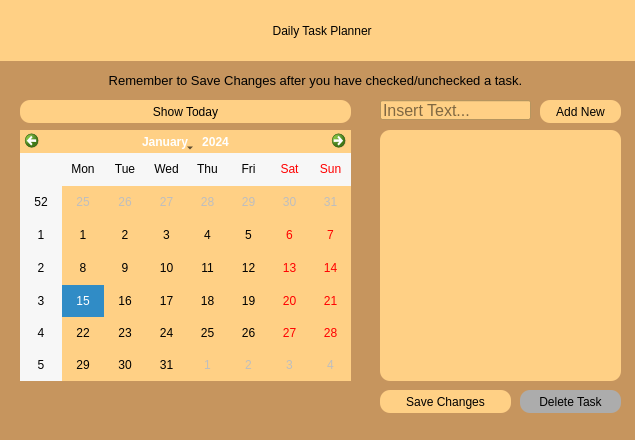
<?xml version="1.0" encoding="UTF-8"?>
<ui version="4.0">
 <class>Form</class>
 <widget class="QWidget" name="Form">
  <property name="geometry">
   <rect>
    <x>0</x>
    <y>0</y>
    <width>635</width>
    <height>440</height>
   </rect>
  </property>
  <property name="windowTitle">
   <string>Form</string>
  </property>
  <property name="styleSheet">
   <string notr="true">background-color:rgb(198, 149, 94)</string>
  </property>
  <widget class="QListWidget" name="tasksListWidget">
   <property name="geometry">
    <rect>
     <x>380</x>
     <y>130</y>
     <width>241</width>
     <height>251</height>
    </rect>
   </property>
   <property name="styleSheet">
    <string notr="true">background-color:rgb(255, 208, 133);
border-radius: 10px; 
font: 12pt;</string>
   </property>
  </widget>
  <widget class="QLabel" name="label">
   <property name="geometry">
    <rect>
     <x>0</x>
     <y>0</y>
     <width>641</width>
     <height>61</height>
    </rect>
   </property>
   <property name="styleSheet">
    <string notr="true">background: rgb(255, 208, 133);
color: black;
font: 25pt &quot;Bodoni MT&quot;;
</string>
   </property>
   <property name="text">
    <string> Daily Task Planner</string>
   </property>
   <property name="alignment">
    <set>Qt::AlignCenter</set>
   </property>
  </widget>
  <widget class="QCalendarWidget" name="calendarWidget">
   <property name="geometry">
    <rect>
     <x>20</x>
     <y>130</y>
     <width>331</width>
     <height>251</height>
    </rect>
   </property>
   <property name="styleSheet">
    <string notr="true">background-color: rgb(255, 208, 133);
font: 8pt &quot;Bodoni MT&quot;;
font-color: rgb(0, 0, 0)</string>
   </property>
  </widget>
  <widget class="QPushButton" name="addButton">
   <property name="geometry">
    <rect>
     <x>540</x>
     <y>100</y>
     <width>81</width>
     <height>23</height>
    </rect>
   </property>
   <property name="styleSheet">
    <string notr="true">background-color:rgb(255, 208, 133);
font: 8pt &quot;Open Sans&quot;;
border-radius: 10px;</string>
   </property>
   <property name="text">
    <string>Add New</string>
   </property>
  </widget>
  <widget class="QPushButton" name="saveButton">
   <property name="geometry">
    <rect>
     <x>380</x>
     <y>390</y>
     <width>131</width>
     <height>23</height>
    </rect>
   </property>
   <property name="styleSheet">
    <string notr="true">background-color: rgb(255, 208, 133);
font: 8pt &quot;Open Sans&quot;;
border-radius: 10px;</string>
   </property>
   <property name="text">
    <string>Save Changes</string>
   </property>
  </widget>
  <widget class="QLineEdit" name="taskLineEdit">
   <property name="geometry">
    <rect>
     <x>380</x>
     <y>100</y>
     <width>151</width>
     <height>20</height>
    </rect>
   </property>
   <property name="styleSheet">
    <string notr="true">font: 12pt;
background-color:rgb(255, 208, 133);</string>
   </property>
   <property name="placeholderText">
    <string>Insert Text...</string>
   </property>
  </widget>
  <widget class="QPushButton" name="deleteTaskButton">
   <property name="geometry">
    <rect>
     <x>520</x>
     <y>390</y>
     <width>101</width>
     <height>23</height>
    </rect>
   </property>
   <property name="styleSheet">
    <string notr="true">background-color: rgb(172, 172, 172);
font: 8pt &quot;Open Sans&quot;;
border-radius: 10px;</string>
   </property>
   <property name="text">
    <string>Delete Task</string>
   </property>
  </widget>
  <widget class="QPushButton" name="showTodayButton">
   <property name="geometry">
    <rect>
     <x>20</x>
     <y>100</y>
     <width>331</width>
     <height>23</height>
    </rect>
   </property>
   <property name="styleSheet">
    <string notr="true">background-color: rgb(255, 208, 133);
font: 8pt &quot;Open Sans&quot;;
border-radius: 10px;</string>
   </property>
   <property name="text">
    <string>Show Today</string>
   </property>
  </widget>
  <widget class="QLabel" name="label_2">
   <property name="geometry">
    <rect>
     <x>0</x>
     <y>70</y>
     <width>631</width>
     <height>20</height>
    </rect>
   </property>
   <property name="styleSheet">
    <string notr="true">font: 10pt;</string>
   </property>
   <property name="text">
    <string>Remember to Save Changes after you have checked/unchecked a task.</string>
   </property>
   <property name="alignment">
    <set>Qt::AlignCenter</set>
   </property>
  </widget>
 </widget>
 <resources>
  <include location="res.qrc"/>
 </resources>
 <connections/>
</ui>
